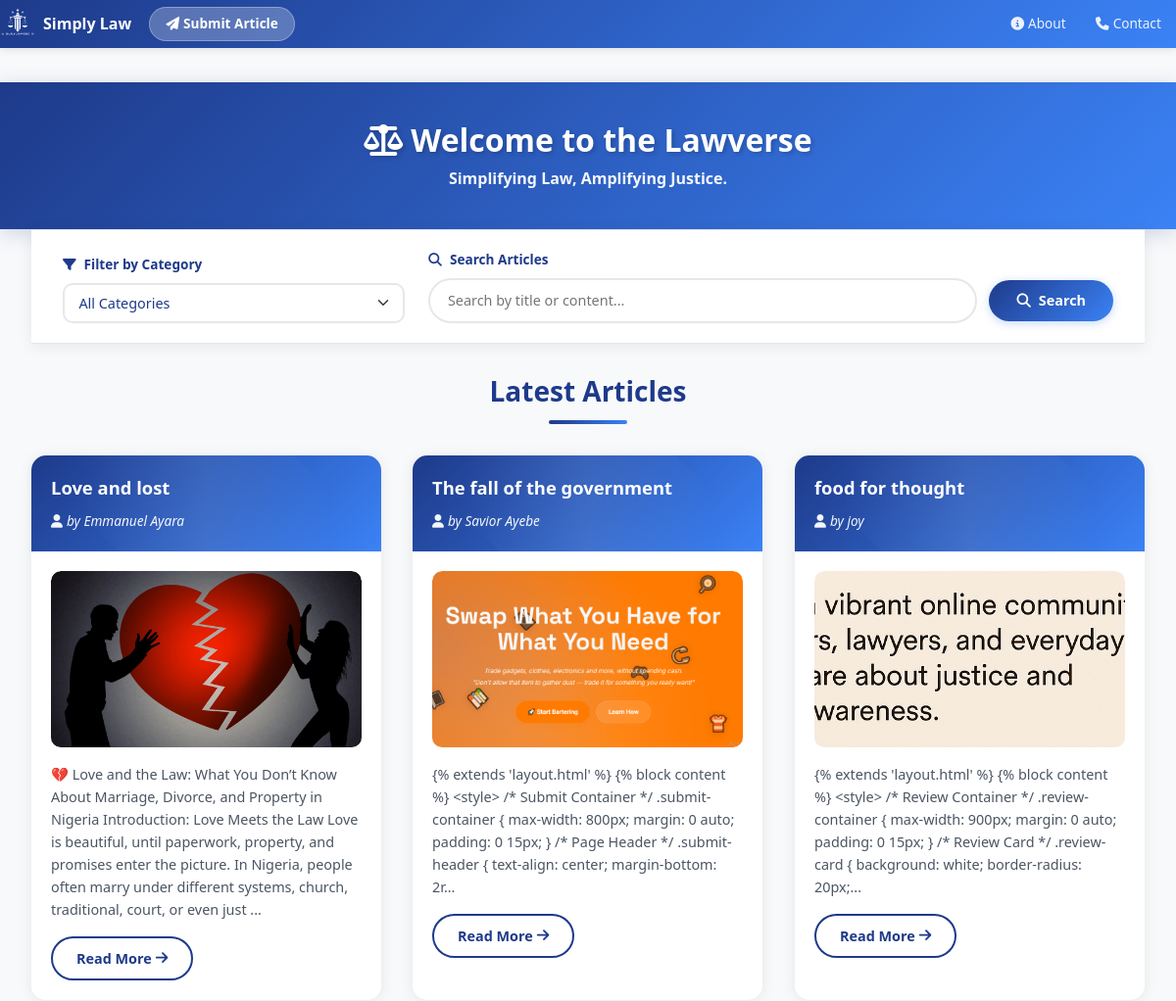
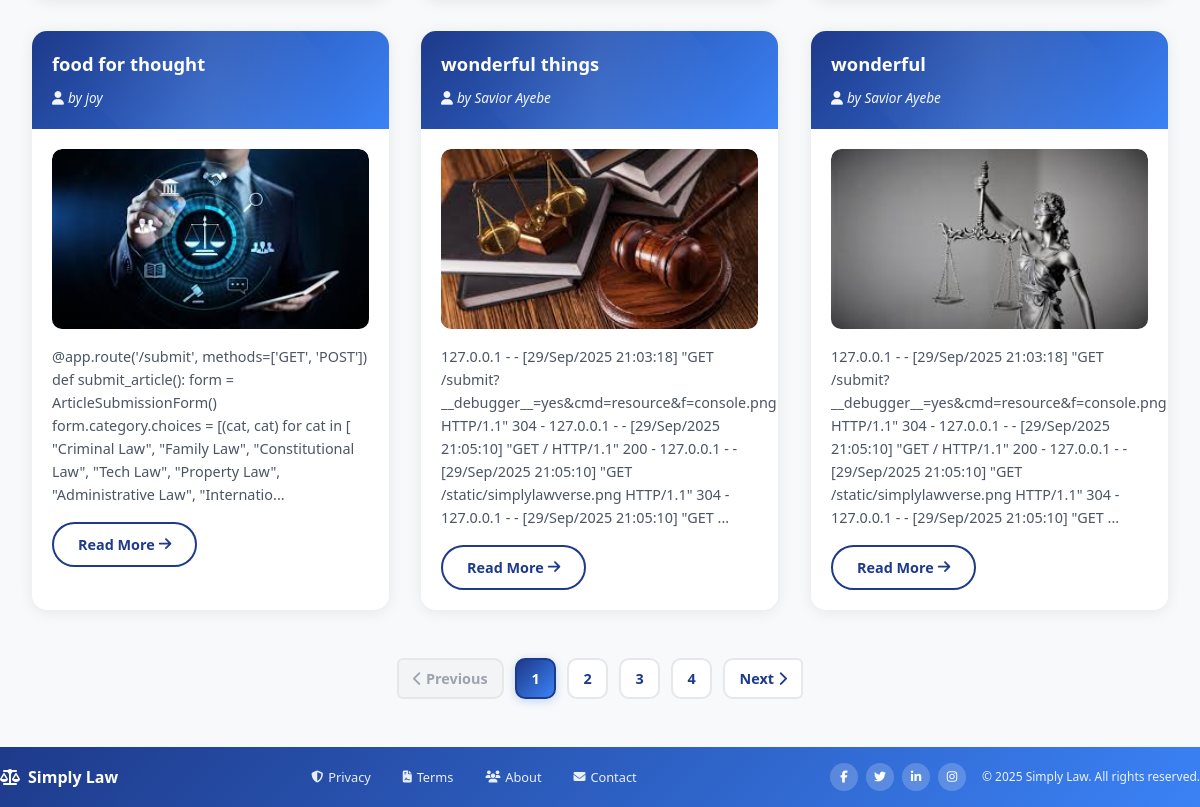
Before: / with the older database file (2 pictures, top to bottom).
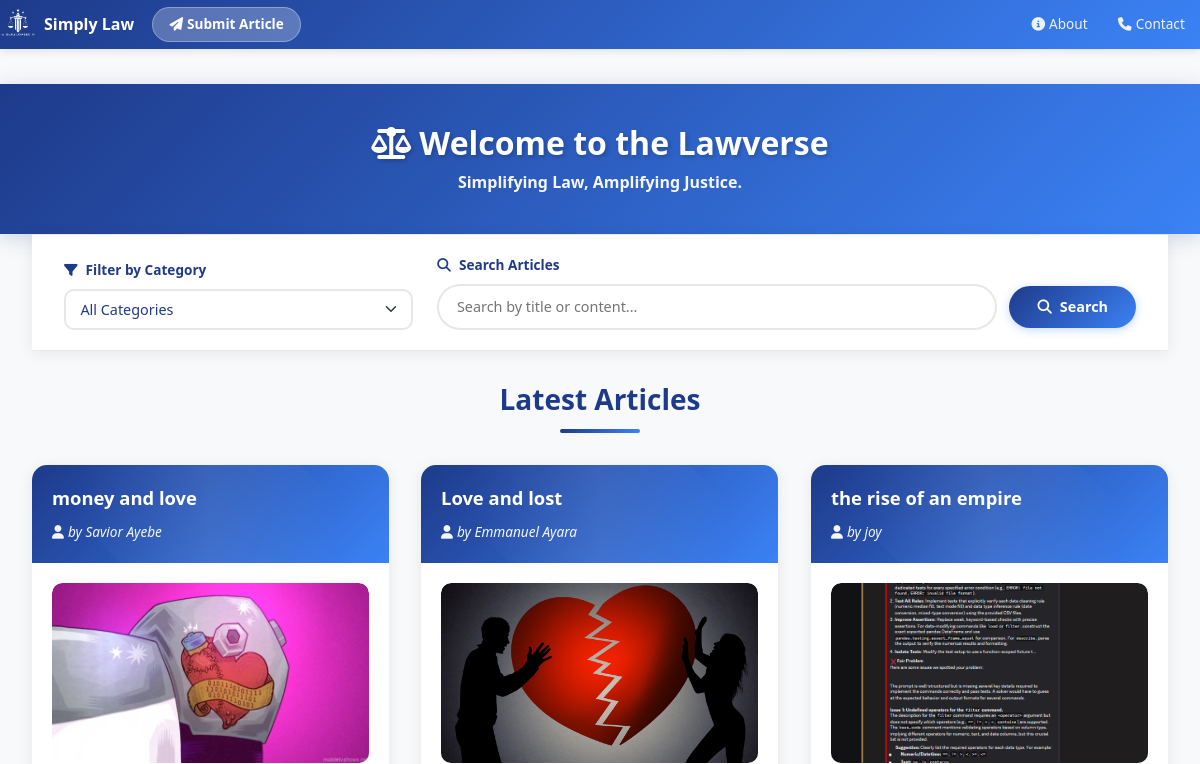
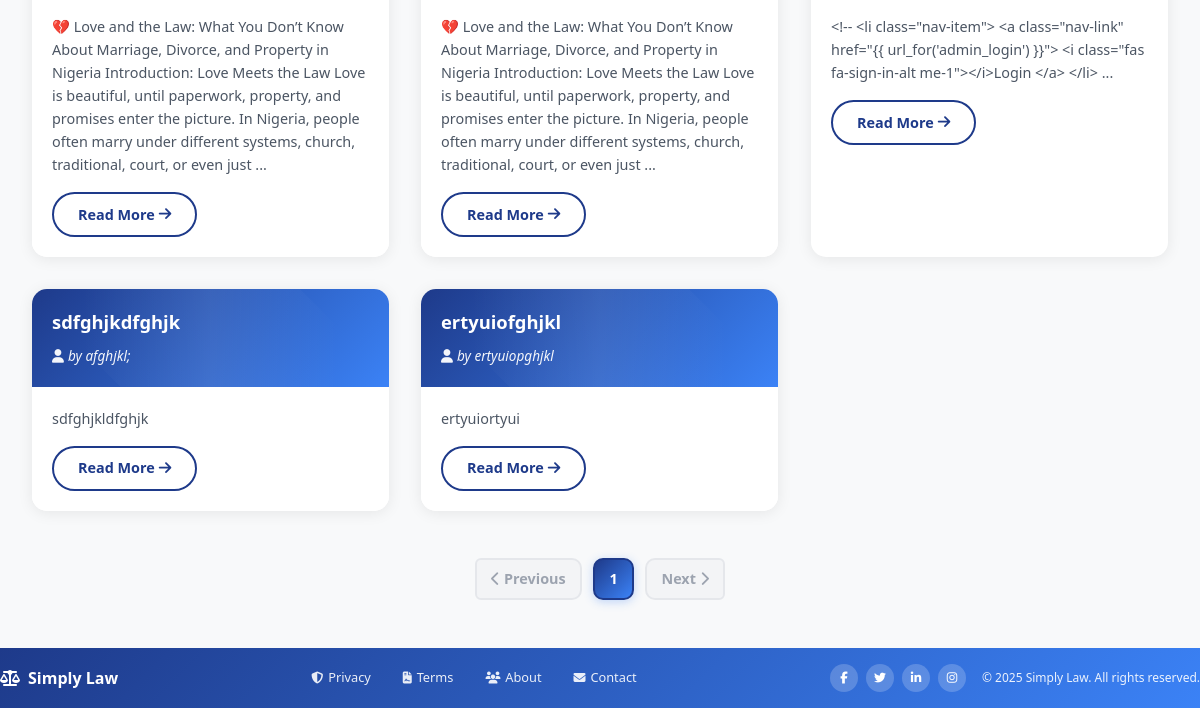
After: the same page with the newer database file (2 pictures, top to bottom).
### models.py (models this page shows)
class Article(db.Model):
    id = db.Column(db.Integer, primary_key=True)
    email = db.Column(db.String(120))
    title = db.Column(db.String(100), nullable=False)
    content = db.Column(db.Text, nullable=False)
    author = db.Column(db.String(100), nullable=False)
    date_posted = db.Column(db.DateTime, default=datetime.utcnow)
    comments = db.relationship('Comment', backref='article', lazy=True)
    likes = db.Column(db.Integer, default=0, nullable=False)
    status = db.Column(db.String(20), nullable=False, default='pending')
    views = db.Column(db.Integer, default=0)
    date_submitted = db.Column(db.DateTime, default=datetime.utcnow)
    cover_image = db.Column(db.String(100))  # New field
    document_filename = db.Column(db.String(120), nullable=True)
    category = db.Column(db.String(100), nullable=False, default='General')
    approved = db.Column(db.Boolean, default=False)  # <- important!

### routes.py (the view, shortened to what this page needs)
    @app.route('/')
    def home():
        page = request.args.get('page', 1, type=int)
        category = request.args.get('category')
        search_query = request.args.get('search', '', type=str)
        per_page = 6
        query = Article.query.filter(Article.status == 'approved')
        if category:
            query = query.filter(Article.category == category)
        articles = query.order_by(Article.date_posted.desc()) \
                        .paginate(page=page, per_page=per_page)
        categories = db.session.query(Article.category).distinct().all()
        return render_template(
            'home.html',
            articles=articles,
            categories=categories,
            selected_category=category,
            search_query=search_query,
        )

### templates/home.html (shortened to what the changed rows need)
{% extends 'layout.html' %}
{% block content %}
<div class="container mt-4">
    <div class="hero-section">
        <div class="content-wrapper text-center">
            <h1 class="hero-title">
                <i class="fas fa-balance-scale me-2"></i>Welcome to the Lawverse
            </h1>
        </div>
    </div>
    <div class="content-wrapper">
        {% if articles.items %}
            <h2 class="section-title">Latest Articles</h2>
            <div class="articles-grid">
                {% for article in articles.items %}
                    <div class="article-card" style="--card-index: {{ loop.index }}">
                        <div class="article-header">
                            <a href="{{ url_for('read_more', article_id=article.id) }}" class="article-title-link">
                                <h5 class="article-title">{{ article.title }}</h5>
                            </a>
                            <small class="article-author">
                                <i class="fas fa-user me-1"></i>by {{ article.author }}
                            </small>
                        </div>
                        <div class="article-body">
                            {% if article.cover_image %}
                                <div style="overflow: hidden; border-radius: 10px;">
                                    <img
                                        src="{{ url_for('static', filename='uploads/' + article.cover_image) }}"
                                        class="cover-image"
                                        alt="Cover Image for {{ article.title }}"
                                        loading="lazy">
                                </div>
                            {% endif %}
                            <p class="article-text">
                                {{ article.content[:300] }}{% if article.content|length > 300 %}...{% endif %}
                            </p>
                            <a href="{{ url_for('read_more', article_id=article.id) }}" class="read-more-btn">
                                Read More <i class="fas fa-arrow-right ms-1"></i>
                            </a>
                        </div>
                    </div>
                {% endfor %}
            </div>
            <nav aria-label="Page navigation">
                <ul class="pagination">
                    {% for page_num in articles.iter_pages(left_edge=1, right_edge=1, left_current=2, right_current=2) %}
                        {% if page_num %}
                            {% if page_num == articles.page %}
                                <li class="page-item active">
                                    <span class="page-link">{{ page_num }}</span>
                                </li>
                            {% else %}
                                <li class="page-item">
                                    <a class="page-link" href="{{ url_for('home', page=page_num, category=selected_category, search=search_query) }}">
                                        {{ page_num }}
                                    </a>
                                </li>
                            {% endif %}
                        {% else %}
                            <li class="page-item disabled">
                                <span class="page-link">…</span>
                            </li>
                        {% endif %}
                    {% endfor %}
                    {% if articles.has_next %}
                        <li class="page-item">
                            <a class="page-link" href="{{ url_for('home', page=articles.next_num, category=selected_category, search=search_query) }}">
                                Next<i class="fas fa-chevron-right ms-1"></i>
                            </a>
                        </li>
                    {% else %}
                        <li class="page-item disabled">
                            <span class="page-link">
                                Next<i class="fas fa-chevron-right ms-1"></i>
                            </span>
                        </li>
                    {% endif %}
                </ul>
            </nav>
        {% endif %}
    </div>
</div>
{% endblock %}

Changed rows visible on the page:
no longer on this page (row edited): Article: title "The fall of the government", author "Savior Ayebe", cover_image (picture), content "{% extends 'layout.html' %} {% block content %} <style> /* Submit Container */ .submit-container { max-width: 800px; margin: 0 auto; padding: 0 15px; } /* Page Header */ .submit-header { text-align: center; margin-bottom: 2r"
no longer on this page (row edited): Article: title "food for thought", author "joy", cover_image (picture), content "{% extends 'layout.html' %} {% block content %} <style> /* Review Container */ .review-container { max-width: 900px; margin: 0 auto; padding: 0 15px; } /* Review Card */ .review-card { background: white; border-radius: 20px;"
no longer on this page (row edited): Article: title "food for thought", author "joy", cover_image (picture), content "@app.route('/submit', methods=['GET', 'POST']) def submit_article(): form = ArticleSubmissionForm() form.category.choices = [(cat, cat) for cat in [ \"Criminal Law\", \"Family Law\", \"Constitutional Law\", \"Tech Law\", \"Property Law\", \"Administrative Law\", \"Internatio"
no longer on this page (row edited): Article: title "wonderful things", author "Savior Ayebe", cover_image (picture), content "127.0.0.1 - - [29/Sep/2025 21:03:18] \"GET /submit?__debugger__=yes&cmd=resource&f=console.png HTTP/1.1\" 304 - 127.0.0.1 - - [29/Sep/2025 21:05:10] \"GET / HTTP/1.1\" 200 - 127.0.0.1 - - [29/Sep/2025 21:05:10] \"GET /static/simplylawverse.png HTTP/1.1\" 304 - 127.0.0.1 - - [29/Sep/2025 21:05:10] \"GET"
no longer on this page (row edited): Article: title "wonderful", author "Savior Ayebe", cover_image (picture), content "127.0.0.1 - - [29/Sep/2025 21:03:18] \"GET /submit?__debugger__=yes&cmd=resource&f=console.png HTTP/1.1\" 304 - 127.0.0.1 - - [29/Sep/2025 21:05:10] \"GET / HTTP/1.1\" 200 - 127.0.0.1 - - [29/Sep/2025 21:05:10] \"GET /static/simplylawverse.png HTTP/1.1\" 304 - 127.0.0.1 - - [29/Sep/2025 21:05:10] \"GET"
added Article: title "money and love", author "Savior Ayebe", cover_image (picture), content "💔 Love and the Law: What You Don’t Know About Marriage, Divorce, and Property in Nigeria Introduction: Love Meets the Law Love is beautiful, until paperwork, property, and promises enter the picture. In Nigeria, people often marry under different systems, church, traditional, court, or even just"
now on this page (row edited): Article: title "the rise of an empire", author "joy", cover_image (picture), content "<!-- <li class=\"nav-item\"> <a class=\"nav-link\" href=\"{{ url_for('admin_login') }}\"> <i class=\"fas fa-sign-in-alt me-1\"></i>Login </a> </li>"
now on this page (row unchanged): Article: title "sdfghjkdfghjk", author "afghjkl;", content "sdfghjkldfghjk"
now on this page (row unchanged): Article: title "ertyuiofghjkl", author "ertyuiopghjkl", content "ertyuiortyui"
Other visible differences:
list line gone: "2"
list line gone: "3"
list line gone: "4"
